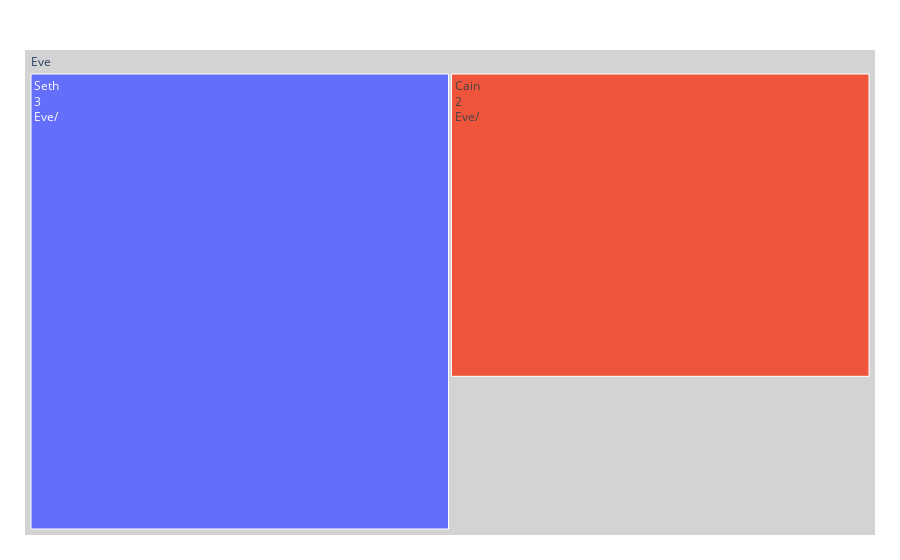

This figure's notebook cell:
### Code cell
import plotly.express as px
import pandas as pd
fig = px.treemap(
    names = ["Eve","Cain", "Seth"],
    parents = ["", "Eve", "Eve"],
    values = [1,2,3]
)
fig.update_traces(root_color="lightgrey")
fig.update_layout(margin = dict(t=50, l=25, r=25, b=25))
fig.data[0].textinfo = 'label+text+value+current path'

fig.show()

### Figure 1 — Plotly figure (JSON) as saved in the notebook; plotly's stock layout.template omitted (floating-point values rounded to 4 significant figures)
{"data": [{"domain": {"x": [0, 1], "y": [0, 1]}, "hovertemplate": "label=%{label}<br>value=%{value}<br>parent=%{parent}<extra></extra>", "labels": ["Eve", "Cain", "Seth"], "name": "", "parents": ["", "Eve", "Eve"], "root": {"color": "lightgrey"}, "textinfo": "label+text+value+current path", "type": "treemap", "values": [1, 2, 3]}], "layout": {"legend": {"tracegroupgap": 0}, "margin": {"b": 25, "l": 25, "r": 25, "t": 50}}}
